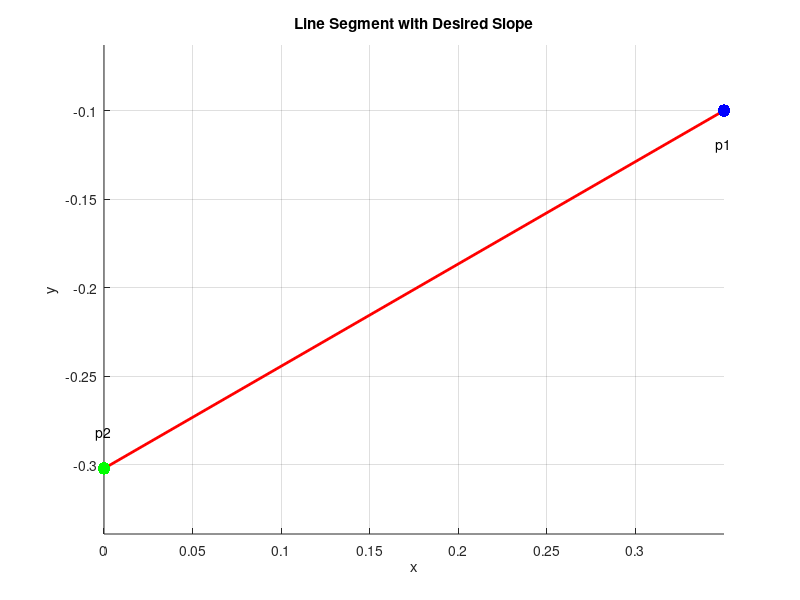

Write the MATLAB code that produced this figure.
% Given values
% m = -0.36397;                  % desired slope (e.g., tan(7*pi/18))
m = 0.57735;
% p1 = [0.2; -0.2];           % starting point [x1; y1]
p1 = [0.35, -0.1];           % starting point [x1; y1]
dx = -0.35;                  % horizontal distance

% Compute second point
x2 = p1(1) + dx;
y2 = p1(2) + m * dx;
p2 = [x2; y2];

% Verify slope
computed_slope = (p2(2) - p1(2)) / (p2(1) - p1(1));
fprintf('Expected slope: %.4f\n', m);
fprintf('Computed slope: %.4f\n', computed_slope);

% Plot
figure; hold on; axis equal; grid on;
plot([p1(1), p2(1)], [p1(2), p2(2)], 'r-', 'LineWidth', 2);
scatter(p1(1), p1(2), 80, 'b', 'filled');
scatter(p2(1), p2(2), 80, 'g', 'filled');
text(p1(1), p1(2)-0.02, 'p1', 'HorizontalAlignment', 'center');
text(p2(1), p2(2)+0.02, 'p2', 'HorizontalAlignment', 'center');
title('Line Segment with Desired Slope');
xlabel('x'); ylabel('y');
